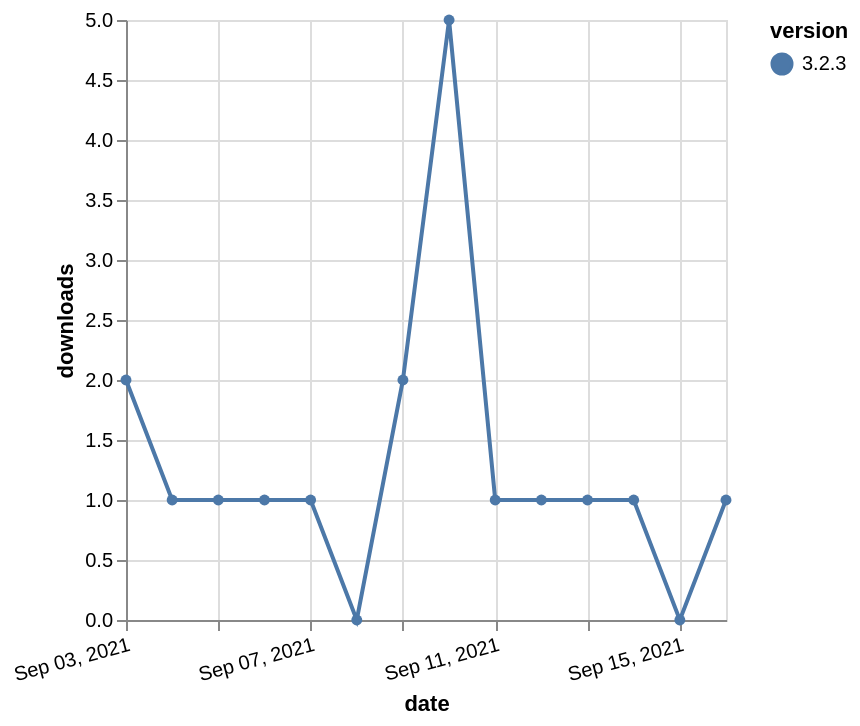

Write the Vega-Lite specification saved for this chart.
### Vega-Lite specification from a JSON file in a GitHub repository (floating-point values rounded to 4 significant figures)
{"$schema": "https://vega.github.io/schema/vega-lite/v5.json", "description": "A simple bar chart with embedded data.", "data": {"values": [{"date": "2021-09-03", "total": 498, "delta": 2, "version": "3.2.3"}, {"date": "2021-09-04", "total": 499, "delta": 1, "version": "3.2.3"}, {"date": "2021-09-05", "total": 500, "delta": 1, "version": "3.2.3"}, {"date": "2021-09-06", "total": 501, "delta": 1, "version": "3.2.3"}, {"date": "2021-09-07", "total": 502, "delta": 1, "version": "3.2.3"}, {"date": "2021-09-08", "total": 502, "delta": 0, "version": "3.2.3"}, {"date": "2021-09-09", "total": 504, "delta": 2, "version": "3.2.3"}, {"date": "2021-09-10", "total": 509, "delta": 5, "version": "3.2.3"}, {"date": "2021-09-11", "total": 510, "delta": 1, "version": "3.2.3"}, {"date": "2021-09-12", "total": 511, "delta": 1, "version": "3.2.3"}, {"date": "2021-09-13", "total": 512, "delta": 1, "version": "3.2.3"}, {"date": "2021-09-14", "total": 513, "delta": 1, "version": "3.2.3"}, {"date": "2021-09-15", "total": 513, "delta": 0, "version": "3.2.3"}, {"date": "2021-09-16", "total": 514, "delta": 1, "version": "3.2.3"}]}, "width": "container", "mark": {"type": "line", "point": {"filled": true}}, "encoding": {"x": {"field": "date", "type": "temporal", "timeUnit": "yearmonthdate", "title": "date", "axis": {"labelAngle": -15}}, "y": {"field": "delta", "type": "quantitative", "title": "downloads"}, "color": {"field": "version", "type": "nominal"}, "tooltip": {"field": "delta"}}}
